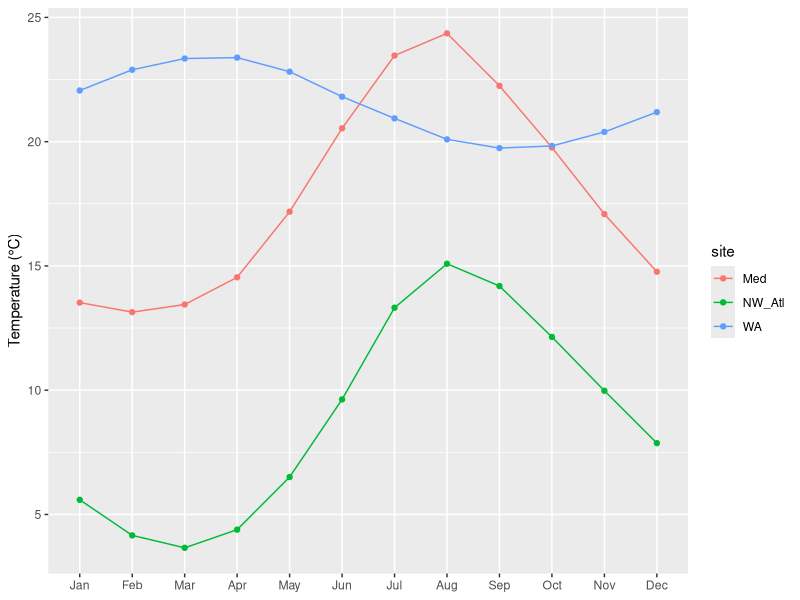
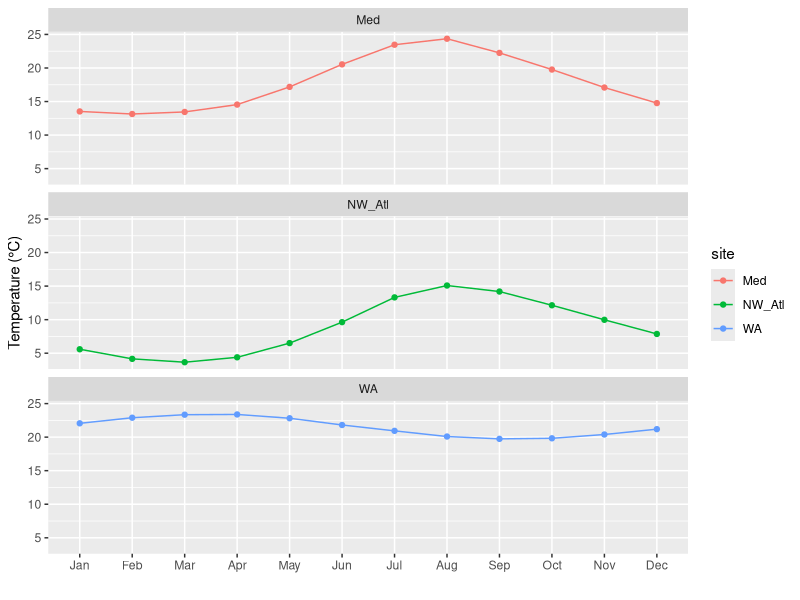

Reproduce these figures in R, in order.
# Starting again from the beginning "A new start" 23.11.2022

# Load libraries
library(tidyverse)
library(lubridate)

# Load data
sst_NOAA <- read_csv("course_material/data/sst_NOAA.csv")

# the data has columns site t temp
sst_monthly <- sst_NOAA %>% 
  mutate(month = month(t, label = TRUE)) %>% 
  group_by(site, month) %>% 
  summarise(temp = round(mean(temp, na.rm = TRUE), 3))

# and now a line plot
ggplot(data = sst_monthly, aes(x = month, y = temp)) +
  geom_point(aes(colour = site)) +
  geom_line(aes(colour = site, group = site)) +
  labs(x = NULL, y = "Temperature (°C)")

ggplot(data = sst_monthly, aes(x = month, y = temp)) +
  geom_point(aes(colour = site)) +
  geom_line(aes(colour = site, group = site)) +
  labs(x = "", y = "Temperature (°C)") +
  facet_wrap(~site, ncol = 1) # Create panels
